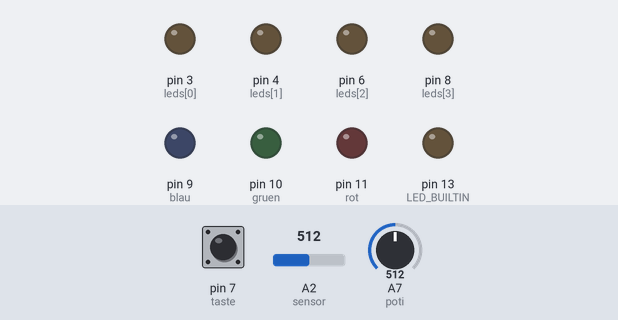
This sketch was run on a simulated Arduino Nano, built with avr-gcc and run on an emulated ATmega328P. On the bench: output pins drawn as LEDs (lit = HIGH). Dashed ring = blinking. Inputs (shaded band) come from the test bench; at power-on: pin 7 (taste) LOW, A7 (poti) = 512, A2 (sensor) = 512.

Above: at 1.2 s.
1.3 s: pin 7 (taste) pulled HIGH for 0.15 s
At 1.8 s:
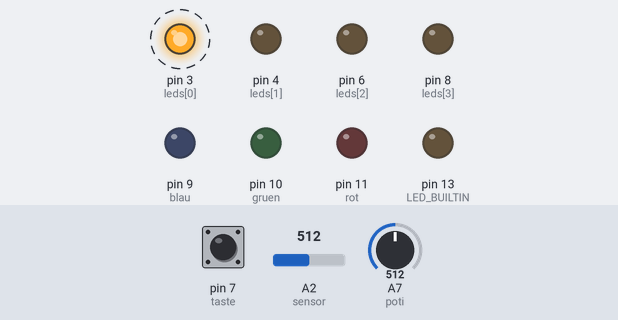
4.3 s: A7 (poti) set to 0
At 5.0 s:
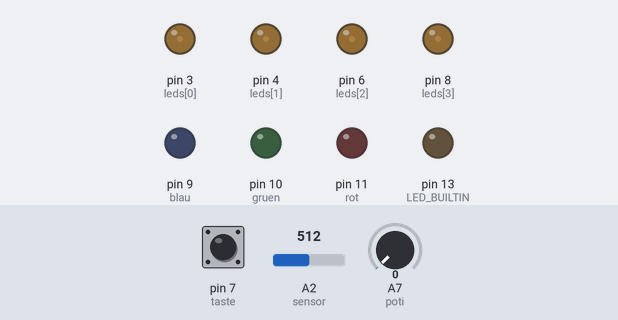
6.0 s: A2 (sensor) set to 787
7.5 s: A2 (sensor) set to 819
At 8.5 s:
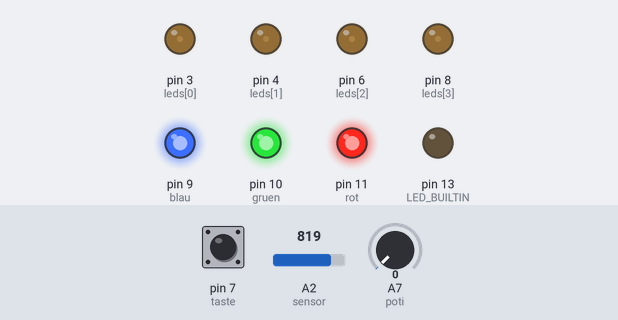
9.0 s: A7 (poti) set to 122
At 9.42 s:
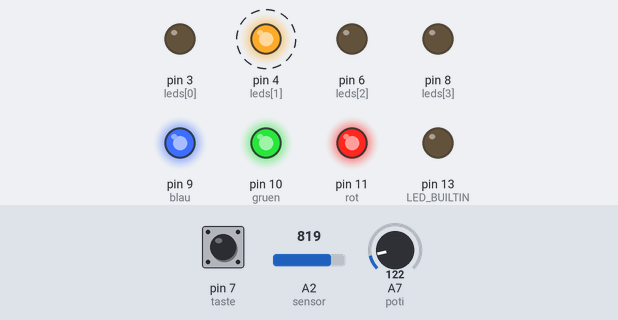
12.0 s: A7 (poti) set to 306
At 12.2 s:
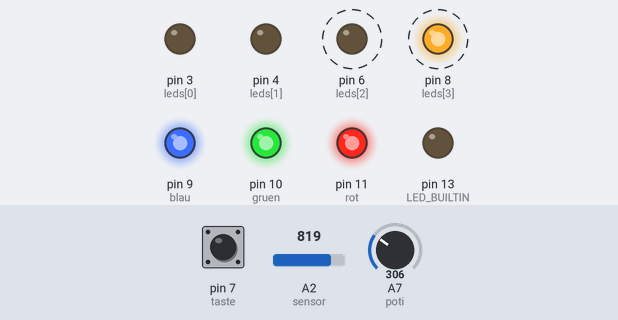
Timing chart, 0 to 16.0 s (numbered marks = the images above; inputs shaded):
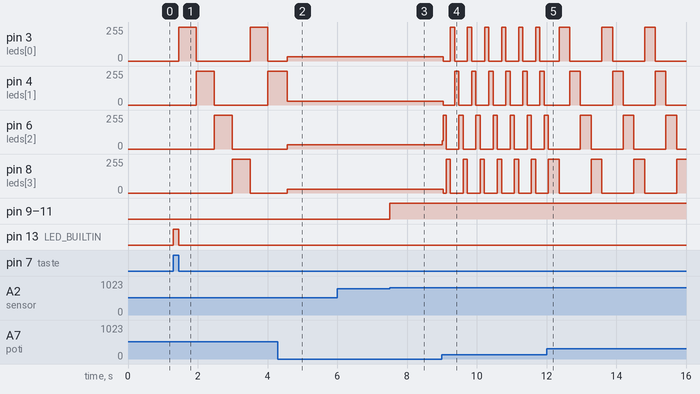

The sketch:

22licht.ino
```cpp
//22licht
//Franzis Adventskalender für Arduino

int leds[] = {3, 4, 6, 8};
int rot = 11;
int gruen = 10;
int blau = 9;
int taste = 7;
int poti = A7;
int sensor = A2;
int n = 4;
int s = 800;
bool r = false;

void setup() {
  pinMode(LED_BUILTIN, OUTPUT);
  pinMode(rot, OUTPUT);
  pinMode(gruen, OUTPUT);
  pinMode(blau, OUTPUT);
  pinMode(taste, INPUT);
  for(int i = 0; i < n; i++) {
    pinMode(leds[i], OUTPUT);
  }
}

void loop() {
  if(digitalRead(taste) == HIGH) {
    while(digitalRead(taste) == HIGH) {
      digitalWrite(LED_BUILTIN, HIGH);
    }
    digitalWrite(LED_BUILTIN, LOW);
    r = !r;
  }
  if(r) {
    for(int i = 0; i < n; i++) {
      digitalWrite(leds[i], HIGH);
      delay(analogRead(poti));
      digitalWrite(leds[i], LOW);
      if(analogRead(sensor) > s) {
        digitalWrite(rot, HIGH);
        digitalWrite(gruen, HIGH);
        digitalWrite(blau, HIGH);
      }
      else {
        digitalWrite(rot, LOW);
        digitalWrite(gruen, LOW);
        digitalWrite(blau, LOW);
      }
    }
  }
  else {
    for(int i = 0; i < n; i++) {
      digitalWrite(leds[i], LOW);
    }
  }
}
```

Measured:
- the behaviour switches between 800 and 801 on A2 (sensor) (found by bisection; images 2 and 3)
- after the input at 1.3 s, pin 3 (leds[0]): alternates 255/255 for 0.51 s and 0/255 for 1.5 s, starting after 0.15 s; pin 4 (leds[1]): 0/255 → 255/255 after 0.66 s, → 0/255 0.51 s later, → 255/255 1.5 s later
- after the input at 4.3 s, pin 3 (leds[0]): 0/255 → 31/255 after 0.27 s; pin 4 (leds[1]): 255/255 → 30/255 after 0.27 s
- after the input at 6.0 s, every drawn part: stays the same
- after the input at 7.5 s, pin 9 (blau), pin 10 (gruen), pin 11 (rot): LOW → HIGH at once
- after the input at 9.0 s, pin 3 (leds[0]): 31/255 → 0/255 after 0.05 s, then repeats every 0.49 s: 255/255 0.12 s, 0/255 0.37 s; pin 4 (leds[1]): alternates 255/255 for 0.12 s and 0/255 for 0.37 s, starting after 0.05 s
- after the input at 12.0 s, pin 3 (leds[0]), pin 8 (leds[3]): alternates 255/255 for 0.31 s and 0/255 for 0.92 s, starting after 0.36 s; pin 4 (leds[1]): alternates 255/255 for 0.31 s and 0/255 for 0.92 s, starting after 0.67 s; pin 6 (leds[2]): alternates 255/255 for 0.31 s and 0/255 for 0.92 s, starting after 0.97 s
